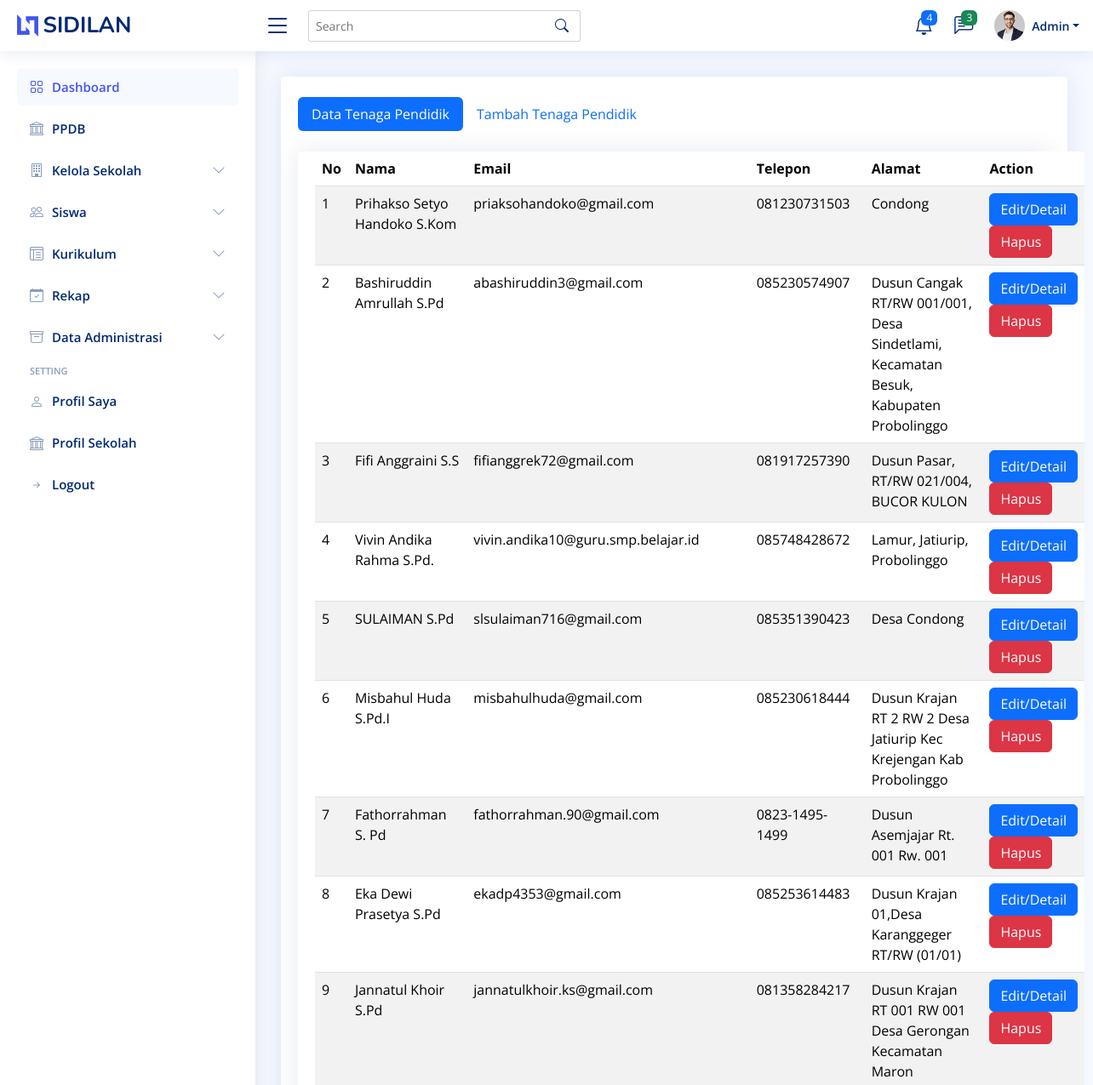
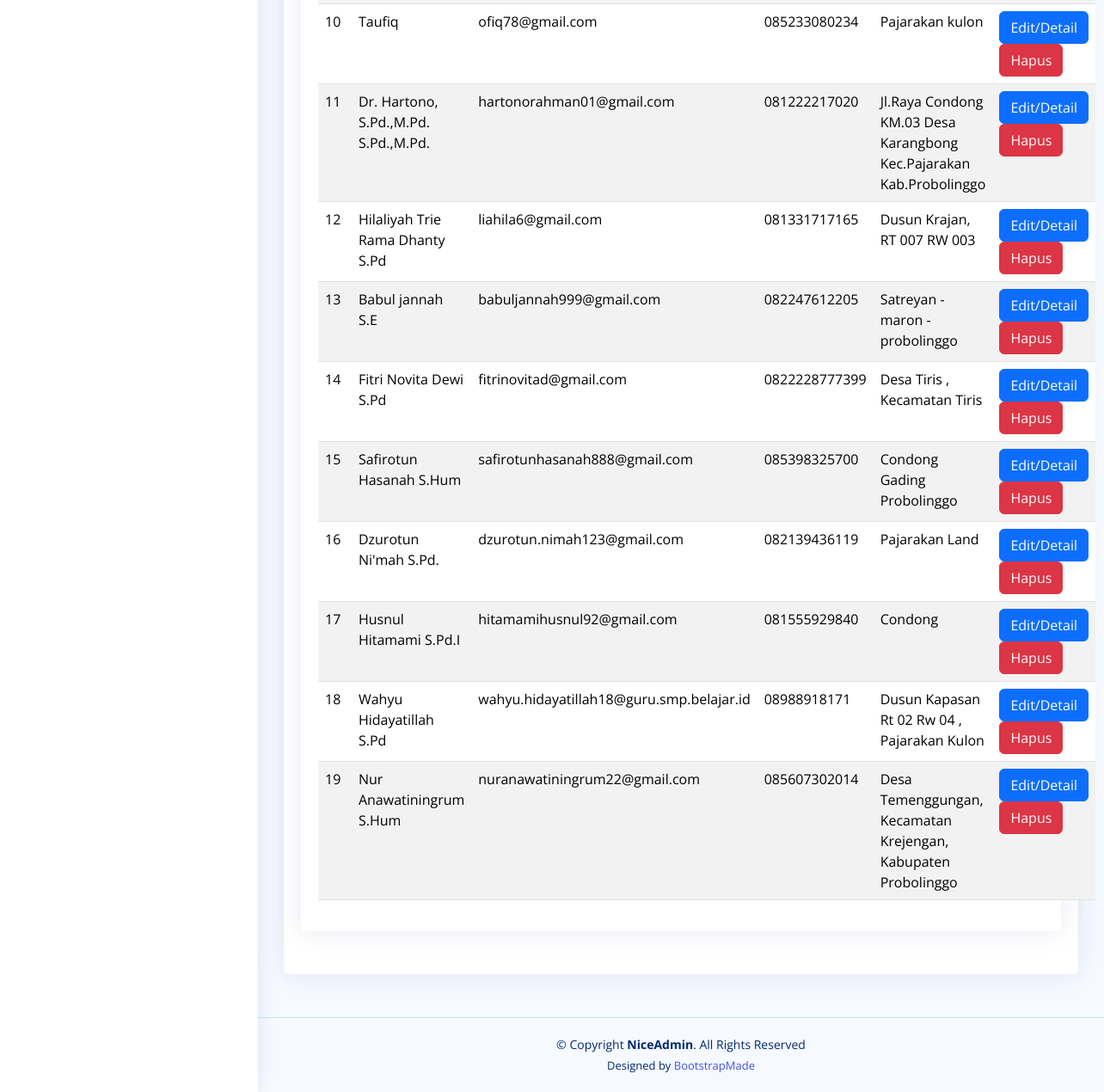
/sidilan.smpunggulanzaha/admin/tenaga-pendidik.php (signed in), run on the app's committed database (2 pictures, top to bottom).
### tables this page shows
CREATE TABLE `tenaga_pendidik` (
  `id_tp` int(11) NOT NULL,
  `id_sekolah` int(11) DEFAULT NULL,
  `nama` varchar(255) NOT NULL,
  `foto` varchar(255) NOT NULL,
  `email` varchar(100) DEFAULT NULL,
  `role` varchar(25) DEFAULT NULL,
  `gelar` varchar(50) DEFAULT NULL,
  `telepon` varchar(20) DEFAULT NULL,
  `jenis_identitas` varchar(50) DEFAULT NULL,
  `no_identitas` varchar(100) DEFAULT NULL,
  `jk` enum('L','P') DEFAULT NULL,
  `agama` varchar(50) DEFAULT NULL,
  `tempat_lahir` varchar(100) DEFAULT NULL,
  `tgl_lahir` date NOT NULL,
  `alamat` text DEFAULT NULL,
  `pass` varchar(255) NOT NULL,
  `provinsi` varchar(100) NOT NULL,
  `kota` varchar(100) NOT NULL,
  `kecamatan` varchar(100) NOT NULL,
  `kode` int(11) NOT NULL
);

### sidilan.smpunggulanzaha/admin/tenaga-pendidik.php (the view, shortened to what this page needs)
<?php include '../components/header.php' ?>
<?php include '../components/admin_navbar.php' ?>
<main id="main" class="main">
  <section class="section">
    <div class="row">
      <div class="col-lg-12">
        <div class="card">
          <div class="card-body">
            <br>
            <ul class="nav nav-pills mb-3" id="pills-tab" role="tablist">
              <li class="nav-item" role="presentation">
                <button class="nav-link active" id="pills-home-tab" data-bs-toggle="pill" data-bs-target="#pills-home" type="button" role="tab" aria-controls="pills-home" aria-selected="true">Data Tenaga Pendidik</button>
              </li>
              <li class="nav-item" role="presentation">
                <button class="nav-link" id="pills-input-tab" data-bs-toggle="pill" data-bs-target="#pills-input" type="button" role="tab" aria-controls="pills-input" aria-selected="false">Tambah Tenaga Pendidik</button>
              </li>
            </ul>
            <div class="tab-content pt-2" id="myTabContent">
              <div class="tab-pane fade show active" id="pills-home" role="tabpanel" aria-labelledby="home-tab">
                <div class="card">
                  <div class="card-body">
                    <?php
                    $query = "SELECT * FROM tenaga_pendidik";
                    $result = $conn->query($query);
                    ?>
                    <table class="table table-striped">
                      <thead>
                        <tr>
                          <th scope="col">No</th>
                          <th scope="col">Nama</th>
                          <th scope="col">Email</th>
                          <th scope="col">Telepon</th>
                          <th scope="col">Alamat</th>
                          <th scope="col">Action</th>
                        </tr>
                      </thead>
                      <tbody>
                        <?php
                        $no = 1;
                        while ($row = $result->fetch_assoc()) {
                          echo "<tr>";
                          echo "<td>" . $no++ . "</td>";
                          echo "<td>" . htmlspecialchars($row['nama'] . ' ' . $row['gelar']) . "</td>";
                          echo "<td>" . htmlspecialchars($row['email']) . "</td>";
                          echo "<td>" . htmlspecialchars($row['telepon']) . "</td>";
                          echo "<td>" . htmlspecialchars($row['alamat']) . "</td>";
                          echo "<td>
                                <button type='button' class='btn btn-primary' onclick=\"window.location.href='edit-tenagapendidik?pendidik=" . $row['id_tp'] . "'\">
                                    Edit/Detail
                                </button>
                                 </button>
                                         <form action='../proses/admin_tenagapendidik.php?act=delete-tenagapendidik' method='post' style='display:inline-block;'>
                                            <input type='hidden' name='id_tp' value='" . $row['id_tp'] . "'>
                                            <button type='submit' class='btn btn-danger' onclick='return confirm(\"Apakah Anda yakin ingin menghapus data ini?\")'>
                                            Hapus
                                            </button>
                                        </form>
                              </td>";
                          echo "</tr>";
                        }
                        ?>
                      </tbody>
                    </table>
                  </div>
                </div>
              </div>
            </div>
          </div>
        </div>
      </div>
    </div>
  </section>
</main>
<?php include '../components/footer.php' ?>

### sidilan.smpunggulanzaha/assets/css/style.css (style rules this page uses)
:root { scroll-behavior: smooth; }
body { font-family: "Open Sans", sans-serif; background: #f6f9ff; color: #444444; }
#main { margin-top: 60px; padding: 20px 30px; transition: all 0.3s; }
.card { margin-bottom: 30px; border: none; border-radius: 5px; box-shadow: 0px 0 30px rgba(1, 41, 112, 0.1); }
.card-body { padding: 0 20px 20px 20px; }
@media (min-width: 1200px) { #main, #footer { margin-left: 300px; } }

### data on the page
tenaga_pendidik: nama+gelar "Prihakso Setyo Handoko S.Kom", email "priaksohandoko@gmail.com", telepon "081230731503", alamat "Condong"
tenaga_pendidik: nama+gelar "Bashiruddin Amrullah S.Pd", email "abashiruddin3@gmail.com", telepon "085230574907", alamat "Dusun Cangak RT/RW 001/001, Desa Sindetlami, Kecamatan Besuk, Kabupaten Probolinggo"
tenaga_pendidik: nama+gelar "Fifi Anggraini S.S", email "fifianggrek72@gmail.com", telepon "081917257390", alamat "Dusun Pasar, RT/RW 021/004, BUCOR KULON"
tenaga_pendidik: nama+gelar "Vivin Andika Rahma S.Pd.", email "vivin.andika10@guru.smp.belajar.id", telepon "085748428672", alamat "Lamur, Jatiurip, Probolinggo"
tenaga_pendidik: nama+gelar "SULAIMAN S.Pd", email "slsulaiman716@gmail.com", telepon "085351390423", alamat "Desa Condong"
tenaga_pendidik: nama+gelar "Misbahul Huda S.Pd.I", email "misbahulhuda@gmail.com", telepon "085230618444", alamat "Dusun Krajan RT 2 RW 2 Desa Jatiurip Kec Krejengan Kab Probolinggo"
tenaga_pendidik: nama+gelar "Fathorrahman S. Pd", email "fathorrahman.90@gmail.com", telepon "0823-1495-1499", alamat "Dusun Asemjajar Rt. 001 Rw. 001"
tenaga_pendidik: nama+gelar "Eka Dewi Prasetya S.Pd", email "ekadp4353@gmail.com", telepon "085253614483", alamat "Dusun Krajan 01,Desa Karanggeger RT/RW (01/01)"
tenaga_pendidik: nama+gelar "Jannatul Khoir S.Pd", email "jannatulkhoir.ks@gmail.com", telepon "081358284217", alamat "Dusun Krajan RT 001 RW 001 Desa Gerongan Kecamatan Maron"
tenaga_pendidik: nama+gelar "Taufiq", email "ofiq78@gmail.com", telepon "085233080234", alamat "Pajarakan kulon"
tenaga_pendidik: nama+gelar "Dr. Hartono, S.Pd.,M.Pd. S.Pd.,M.Pd.", email "hartonorahman01@gmail.com", telepon "081222217020", alamat "Jl.Raya Condong KM.03 Desa Karangbong Kec.Pajarakan Kab.Probolinggo"
tenaga_pendidik: nama+gelar "Hilaliyah Trie Rama Dhanty S.Pd", email "liahila6@gmail.com", telepon "081331717165", alamat "Dusun Krajan, RT 007 RW 003"
tenaga_pendidik: nama+gelar "Babul jannah S.E", email "babuljannah999@gmail.com", telepon "082247612205", alamat "Satreyan - maron - probolinggo"
tenaga_pendidik: nama+gelar "Fitri Novita Dewi S.Pd", email "fitrinovitad@gmail.com", telepon "0822228777399", alamat "Desa Tiris , Kecamatan Tiris"
tenaga_pendidik: nama+gelar "Safirotun Hasanah S.Hum", email "safirotunhasanah888@gmail.com", telepon "085398325700", alamat "Condong Gading Probolinggo"
tenaga_pendidik: nama+gelar "Dzurotun Ni'mah S.Pd.", email "dzurotun.nimah123@gmail.com", telepon "082139436119", alamat "Pajarakan Land"
tenaga_pendidik: nama+gelar "Husnul Hitamami S.Pd.I", email "hitamamihusnul92@gmail.com", telepon "081555929840", alamat "Condong"
tenaga_pendidik: nama+gelar "Wahyu Hidayatillah S.Pd", email "wahyu.hidayatillah18@guru.smp.belajar.id", telepon "08988918171", alamat "Dusun Kapasan Rt 02 Rw 04 , Pajarakan Kulon"
tenaga_pendidik: nama+gelar "Nur Anawatiningrum S.Hum", email "nuranawatiningrum22@gmail.com", telepon "085607302014", alamat "Desa Temenggungan, Kecamatan Krejengan, Kabupaten Probolinggo"

### other printed values
$nama "Admin"
